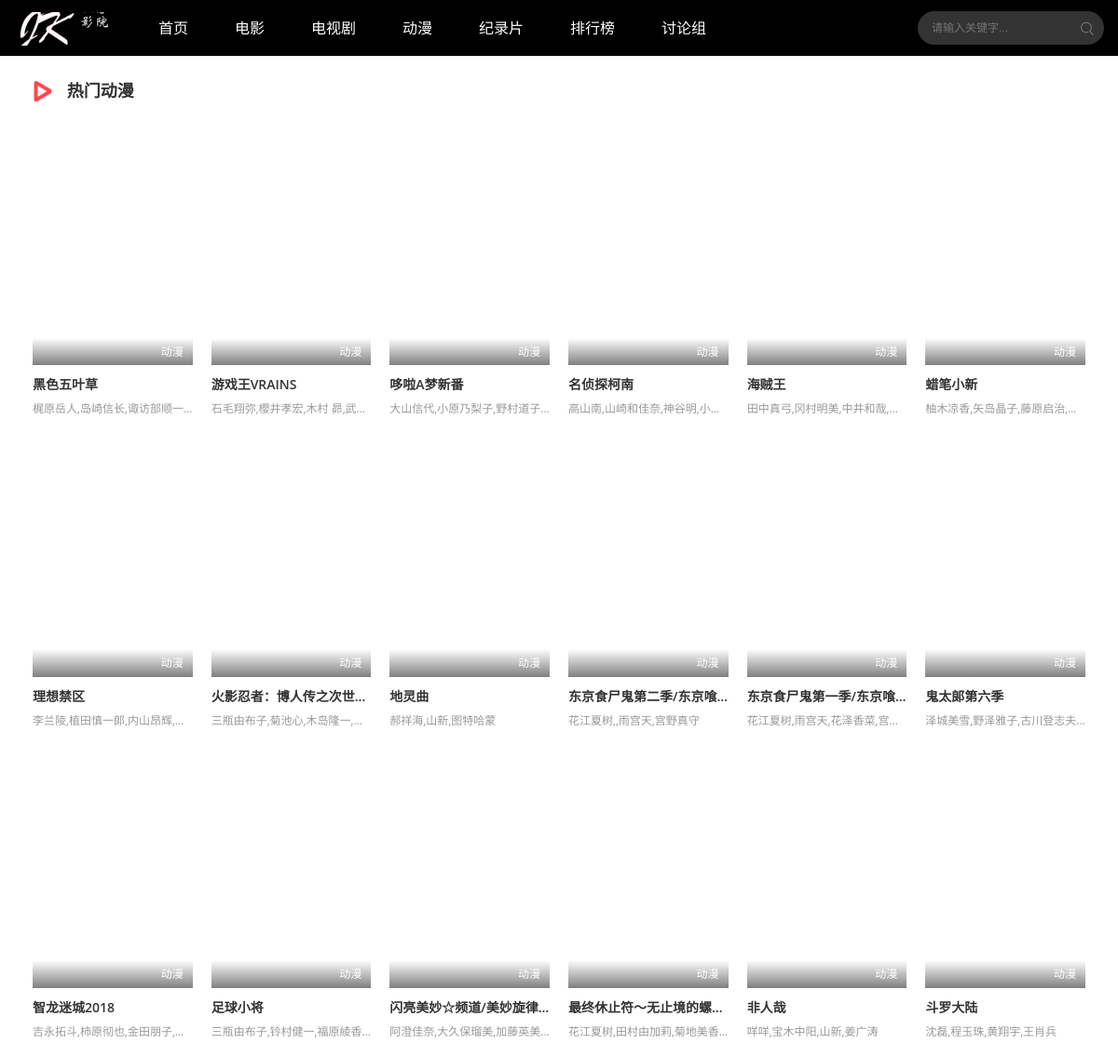
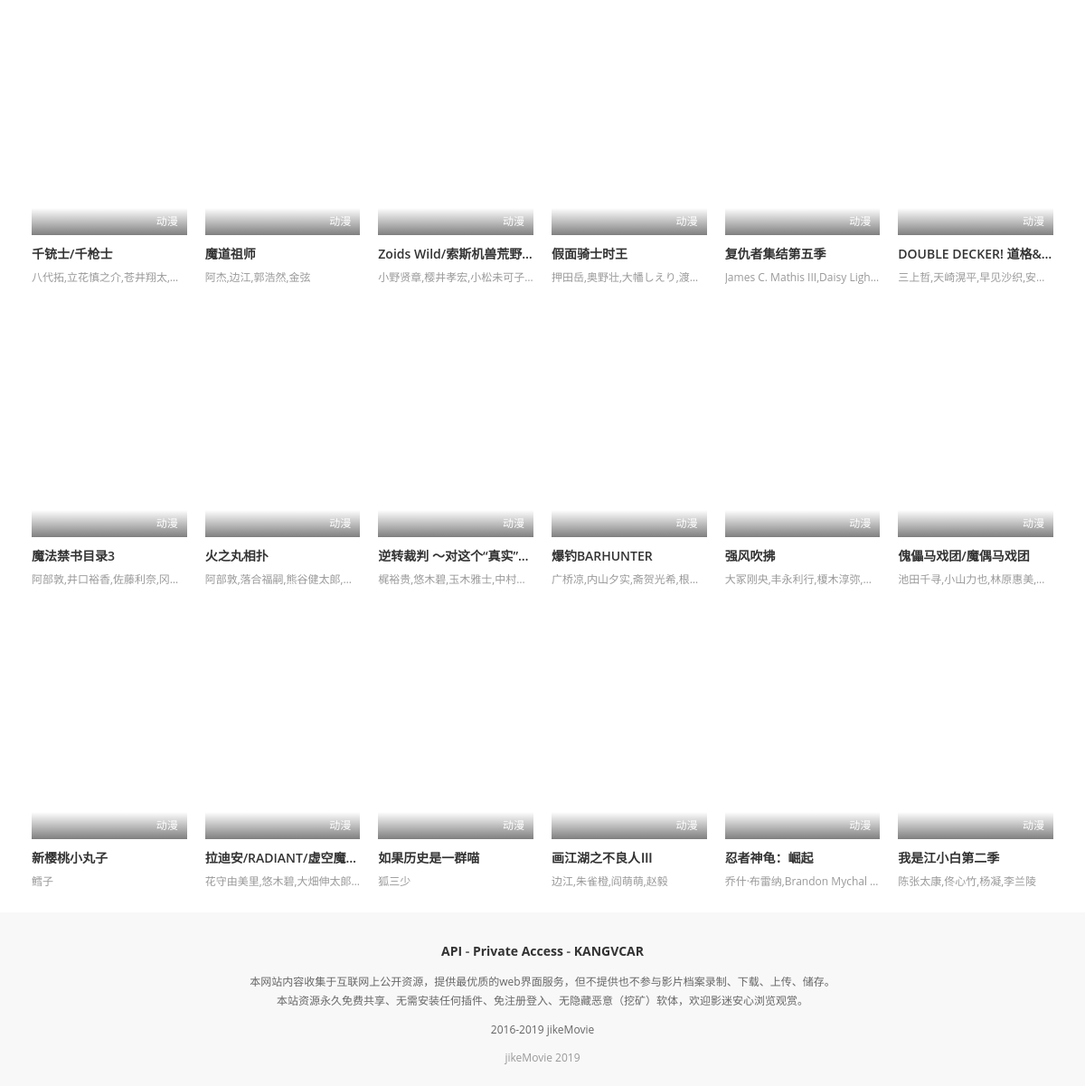
/front-end-v5.0/vod-id-3.php, run on the app's committed database (2 pictures, top to bottom).
### tables this page shows
CREATE TABLE `movie` (
  `mid` int(20) NOT NULL,
  `mname` varchar(50) DEFAULT NULL,
  `mimgurl` varchar(200) DEFAULT NULL,
  `mscore` varchar(20) DEFAULT NULL,
  `mdirector` varchar(20) DEFAULT NULL,
  `mstar` varchar(200) DEFAULT NULL,
  `mtype` varchar(50) DEFAULT NULL,
  `marea` varchar(20) DEFAULT NULL,
  `myear` varchar(20) DEFAULT NULL,
  `msumary` varchar(400) DEFAULT NULL,
  `mplayurl` varchar(400) DEFAULT NULL
);

### front-end-v5.0/dm_list_dongman.php (the view)
<?php
    $hot_MovieSql = "SELECT mid, mname, mimgurl, mtype, mstar FROM movie WHERE mtype LIKE '动漫' LIMIT 36;";
    $result17 = $conn->query($hot_MovieSql);
    if ($row = $result17->num_rows > 0) {
        while ($row = $result17->fetch_row()) {
          print <<<EOG
            <li class="col-md-6 col-sm-4 col-xs-3">
                <div class="stui-vodlist__box">
                    <a class="stui-vodlist__thumb lazyload" style="background-image: url('$row[2]');" href="./vod-detail.php?movid=$row[0]" title="$row[1]">
                        <span class="play hidden-xs">
                        </span>
                        <span class="pic-text text-right">
                            $row[3]
                        </span>
                    </a>
                    <div class="stui-vodlist__detail">
                        <h4 class="title text-overflow">
                            <a href="vod-detail-id-97290.html" title="$row[1]">
                                $row[1]
                            </a>
                        </h4>
                        <p class="text text-overflow text-muted hidden-xs">
                            $row[4]
                        </p>
                    </div>
                </div>
            </li>
EOG;
        }
    }
 ?>

### front-end-v5.0/stui_block.css (style rules this page uses)
html { height: 100%; }
body { margin: 0; font-family:PingFangTC-Light,微軟正黑體,Microsoft JhengHei,Open Sans,sans-serif; font-size:14px; line-height: 140%; }
ul, ol, li,dt,dd { margin:0; padding:0; list-style:none; }
p { margin:0 0 10px; }
* { -webkit-box-sizing:border-box; -moz-box-sizing:border-box; box-sizing:border-box }
:after,:before { -webkit-box-sizing:border-box; -moz-box-sizing:border-box; box-sizing:border-box }
.col-pd,.col-lg-1,.col-lg-10,.col-lg-2,.col-lg-3,.col-lg-4,.col-lg-5,.col-lg-6,.col-lg-7,.col-lg-8,.col-lg-9,.col-md-1,.col-md-10,.col-md-2,.col-md-3,.col-md-4,.col-md-5,.col-md-6,.col-md-7,.col-md-8,.col-md-9,.col-sm-1,.col-sm-10,.col-sm-2,.col-sm-3,.col-sm-4,.col-sm-5,.col-sm-6,.col-sm-7,.col-sm-8,.col-sm-9,.col-xs-1,.col-xs-10,.col-xs-2,.col-xs-3,.col-xs-4,.col-xs-5,.col-xs-6,.col-xs-7,.col-xs-8,.col-xs-9 { position:relative;min-height:1px;padding:10px }
.col-xs-1,.col-xs-10,.col-xs-2,.col-xs-3,.col-xs-4,.col-xs-5,.col-xs-6,.col-xs-7,.col-xs-8,.col-xs-9,.col-xs-wide-1,.col-xs-wide-10,.col-xs-wide-15,.col-xs-wide-2,.col-xs-wide-25,.col-xs-wide-3,.col-xs-wide-35,.col-xs-wide-4,.col-xs-wide-45,.col-xs-wide-5,.col-xs-wide-55,.col-xs-wide-6,.col-xs-wide-65,.col-xs-wide-7,.col-xs-wide-75,.col-xs-wide-8,.col-xs-wide-85,.col-xs-wide-9,.col-xs-wide-95 { float:left }
.col-xs-3 { width:33.3333333% }
@media (min-width: 768px) { .col-sm-1,.col-sm-10,.col-sm-2,.col-sm-3,.col-sm-4,.col-sm-5,.col-sm-6,.col-sm-7,.col-sm-8,.col-sm-9,.col-sm-wide-1,.col-sm-wide-10,.col-sm-wide-15,.col-sm-wide-2,.col-sm-wide-25,.col-sm-wide-3,.col-sm-wide-35,.col-sm-wide-4,.col-sm-wide-45,.col-sm-wide-5,.col-sm-wide-55,.col-sm-wide-6,.col-sm-wide-65,.col-sm-wide-7,.col-sm-wide-75,.col-sm-wide-8,.col-sm-wide-85,.col-sm-wide-9,.col-sm-wide-95 { float:left } }
@media (min-width: 768px) { .col-sm-4 { width:25% } }
@media (min-width: 992px) { .col-md-1,.col-md-10,.col-md-2,.col-md-3,.col-md-4,.col-md-5,.col-md-6,.col-md-7,.col-md-8,.col-md-9,.col-md-wide-1,.col-md-wide-10,.col-md-wide-15,.col-md-wide-2,.col-md-wide-25,.col-md-wide-3,.col-md-wide-35,.col-md-wide-4,.col-md-wide-45,.col-md-wide-5,.col-md-wide-55,.col-md-wide-6,.col-md-wide-65,.col-md-wide-7,.col-md-wide-75,.col-md-wide-8,.col-md-wide-85,.col-md-wide-9,.col-md-wide-95 { float:left } }
@media (min-width: 992px) { .col-md-6 { width:16.6666667% } }
h4 { font-size:16px; line-height: 22px; }
h1,h2,h3,h4,h5,h6 { font-weight: 400; margin-top:10px; margin-bottom:10px }
a,button { text-decoration:none; outline:none; -webkit-tap-highlight-color:rgba(0,0,0,0) }
.text-right { text-align: right; }
.text-overflow { width:100%; overflow:hidden; text-overflow:ellipsis; -o-text-overflow:ellipsis; white-space:nowrap; }
.pic-text { display: block; width: 100%; position: absolute; bottom: 0; left: 0; padding:5px 10px; font-size: 12px; overflow:hidden; text-overflow:ellipsis; -o-text-overflow:ellipsis; white-space:nowrap; }
.stui-vodlist__thumb { display: block; position: relative; padding-top: 150%; background: url(load.gif) no-repeat; background-position: 50% 50%; background-size: cover; }
.stui-vodlist__detail .title { font-size: 14px; margin-bottom: 0;font-weight: 600; }
.stui-vodlist__detail .text { min-height: 19px; font-size: 12px; margin-bottom: 0; margin-top: 5px; }

### front-end-v5.0/stui_block_color.css (style rules this page uses)
body { background: #FFFFFF; color: #666; }
a,h1, h2, h3, h4, h5, h6 { color: #333333; }
.text-muted { color: #999999; }
.pic-text,.pic-title-b { background-repeat: no-repeat; background-image: linear-gradient(transparent,rgba(0,0,0,.5)); color: #FFFFFF; }

### front-end-v5.0/stui_default.css (style rules this page uses)
body { padding-top: 60px; }

### data on the page
movie: mtype "动漫", mname "黑色五叶草", mstar "梶原岳人,岛崎信长,诹访部顺一…"
movie: mtype "动漫", mname "游戏王VRAINS", mstar "石毛翔弥,櫻井孝宏,木村 昴,武…"
movie: mtype "动漫", mname "哆啦A梦新番", mstar "大山信代,小原乃梨子,野村道子…"
movie: mtype "动漫", mname "名侦探柯南", mstar "高山南,山崎和佳奈,神谷明,小…"
movie: mtype "动漫", mname "海贼王", mstar "田中真弓,冈村明美,中井和哉,…"
movie: mtype "动漫", mname "蜡笔小新", mstar "柚木凉香,矢岛晶子,藤原启治,…"
movie: mtype "动漫", mname "理想禁区", mstar "李兰陵,植田慎一郎,内山昂辉,…"
movie: mtype "动漫", mname "火影忍者：博人传之次世…", mstar "三瓶由布子,菊池心,木岛隆一,…"
movie: mtype "动漫", mname "地灵曲", mstar "郝祥海,山新,图特哈蒙"
movie: mtype "动漫", mname "东京食尸鬼第二季/东京喰…", mstar "花江夏树,,雨宫天,宫野真守"
movie: mtype "动漫", mname "东京食尸鬼第一季/东京喰…", mstar "花江夏树,雨宫天,花泽香菜,宫…"
movie: mtype "动漫", mname "鬼太郎第六季", mstar "泽城美雪,野泽雅子,古川登志夫…"
movie: mtype "动漫", mname "智龙迷城2018", mstar "吉永拓斗,柿原彻也,金田朋子,…"
movie: mtype "动漫", mname "足球小将", mstar "三瓶由布子,铃村健一,福原綾香…"
movie: mtype "动漫", mname "闪亮美妙☆频道/美妙旋律…", mstar "阿澄佳奈,大久保瑠美,加藤英美…"
movie: mtype "动漫", mname "最终休止符～无止境的螺…", mstar "花江夏树,田村由加莉,菊地美香…"
movie: mtype "动漫", mname "非人哉", mstar "咩咩,宝木中阳,山新,姜广涛"
movie: mtype "动漫", mname "斗罗大陆", mstar "沈磊,程玉珠,黄翔宇,王肖兵"
movie: mtype "动漫", mname "千铳士/千枪士", mstar "八代拓,立花慎之介,苍井翔太,…"
movie: mtype "动漫", mname "魔道祖师", mstar "阿杰,边江,郭浩然,金弦"
movie: mtype "动漫", mname "Zoids Wild/索斯机兽荒野纪", mstar "小野贤章,樱井孝宏,小松未可子…"
movie: mtype "动漫", mname "假面骑士时王", mstar "押田岳,奥野壮,大幡しえり,渡…"
movie: mtype "动漫", mname "复仇者集结第五季", mstar "James C. Mathis III,Daisy Ligh…"
movie: mtype "动漫", mname "DOUBLE DECKER! 道格&…", mstar "三上哲,天崎滉平,早见沙织,安…"
movie: mtype "动漫", mname "魔法禁书目录3", mstar "阿部敦,井口裕香,佐藤利奈,冈…"
movie: mtype "动漫", mname "火之丸相扑", mstar "阿部敦,落合福嗣,熊谷健太郎,…"
movie: mtype "动漫", mname "逆转裁判 〜对这个“真实”…", mstar "梶裕贵,悠木碧,玉木雅士,中村…"
movie: mtype "动漫", mname "爆钓BARHUNTER", mstar "广桥凉,内山夕实,斋贺光希,根…"
movie: mtype "动漫", mname "强风吹拂", mstar "大冢刚央,丰永利行,榎木淳弥,…"
movie: mtype "动漫", mname "傀儡马戏团/魔偶马戏团", mstar "池田千寻,小山力也,林原惠美,…"
movie: mtype "动漫", mname "新樱桃小丸子", mstar "鳕子"
movie: mtype "动漫", mname "拉迪安/RADIANT/虚空魔…", mstar "花守由美里,悠木碧,大畑伸太郎…"
movie: mtype "动漫", mname "如果历史是一群喵", mstar "狐三少"
movie: mtype "动漫", mname "画江湖之不良人Ⅲ", mstar "边江,朱雀橙,阎萌萌,赵毅"
movie: mtype "动漫", mname "忍者神龟：崛起", mstar "乔什·布雷纳,Brandon Mychal…"
movie: mtype "动漫", mname "我是江小白第二季", mstar "陈张太康,佟心竹,杨凝,李兰陵"
